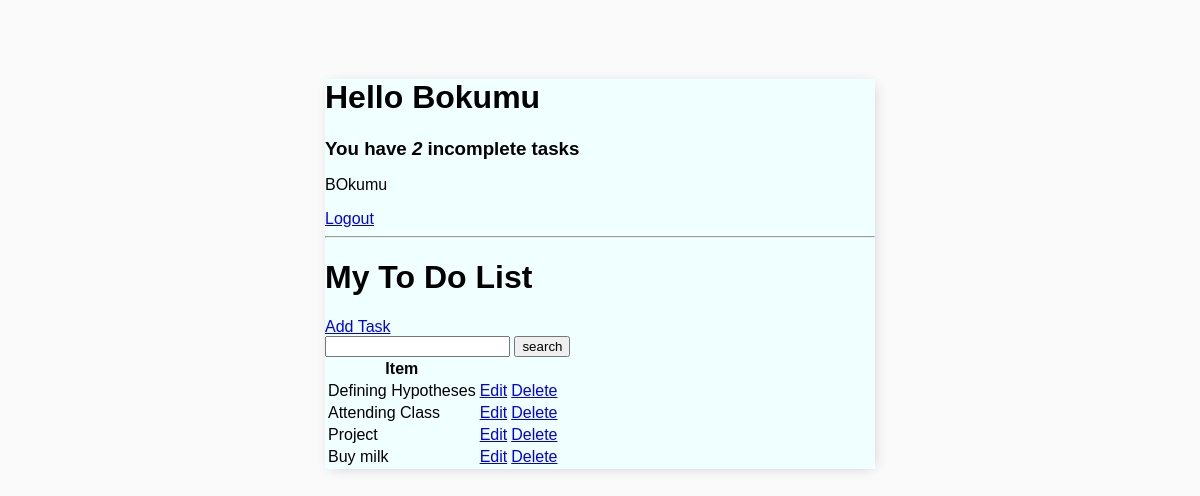
The app's page / (signed in) with its own data.
### base/models.py (models this page shows, shortened)
class Task(models.Model):
    user = models.ForeignKey(User, on_delete=models.CASCADE, null=True, blank=True)
    title = models.CharField(max_length = 200)
    description = models.TextField(null=True, blank=True)
    complete = models.BooleanField(default=False)
    create = models.DateTimeField(auto_now_add=True)
    class Meta:
        ordering = ['complete']

### base/views.py (the view)
# urls.py: path('', TaskList.as_view(), name = 'tasks'),
class TaskList(LoginRequiredMixin, ListView):
    model = Task
    context_object_name = 'tasks'
    def get_context_data(self, **kwargs):
        context = super().get_context_data(**kwargs)
        context['tasks'] = context['tasks'].filter(user=self.request.user)
        context['count'] = context['tasks'].filter(complete = False).count()
        search_input = self.request.GET.get('search-area') or ''
        if search_input:
            context['tasks'] = context['tasks'].filter(
                title__startswith = search_input
            )
        context['search_input'] = search_input
        return context

### base/templates/base/task_list.html
{% extends 'base/main.html' %}
{% block content %}
<div class="header-bar">
    <div>
        <h1>Hello {{request.user|title}} </h1>
        <h3 style="margin: 0;">You have <i> {{count}} </i> incomplete task{{ count|pluralize:"s" }} </h3>
    </div>
</div>
{% if request.user.is_authenticated %}
<p>{{request.user}}</p>
<a href="{% url 'logout' %}">Logout</a>
{% else %}
<a href="{% url 'login' %}">Login</a>
{% endif %}
<hr>
<h1>My To Do List {{color}} </h1>
<a href="{% url 'task-create' %}">Add Task</a>
<form action="" method="get">
    <input type="text" name="search-area" value="{{search_input}}">
    <input type="submit" value="search">
</form>
<table>
    <tr>
        <th>Item</th>
        <th></th>
        <th></th>
    </tr>
    {% for task in tasks %}
    <tr>
        <td>{{task.title}}</td>
        <td><a href="{% url 'task-update' task.id %}">Edit</a></td>
        <td><a href="{% url 'task-delete' task.id %}">Delete</a></td>
    </tr>
    {% empty %}
    <h3>No Items in list</h3>
    {% endfor %}
</table>
{% endblock content %}

### base/templates/base/main.html (style rules this page uses)
body { background-color: #fafafa; font-family: 'Nunito', sans-serif; padding: 50px; }
h1, h2, h3, h4, h5, h6 { font-family: 'Raleway', sans-serif; }

### records on screen
Task: title "Defining Hypotheses"
Task: title "Attending Class"
Task: title "Project"
Task: title "Buy milk"

### other values on screen
{{ request.user|title }} "Bokumu"
{{ count }} "2"
{{ request.user }} "BOkumu"
